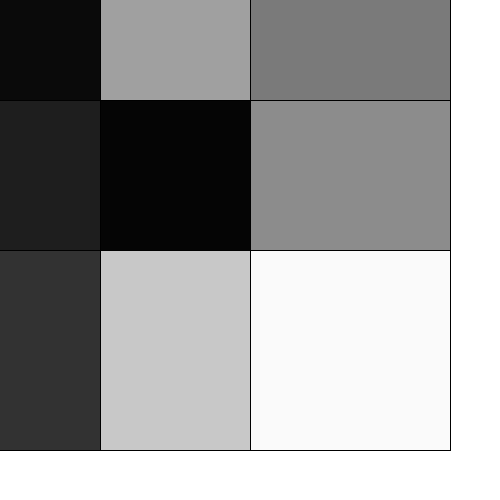
Frame 1 (no input)
Frame 60 (the mouse pressed at the canvas centre just before this capture): identical to frame 1, image omitted
Frame 120 (the mouse held since frame 60 and released just before this capture): identical to frame 1, image omitted

The Processing sketch that drew this single still picture (run headless with seeded random() and noise(); from frame 60 on, the mouse is pressed at the canvas centre):

// Processing sketch: processing_152133
// ── processing_152133.pde

  int num = 3;
// setup function -- called once when the program begins
void setup() {

  // set the display window to size 500 x 500 pixels
  size(500, 500);
  // set the background colour to white
  background(255);
  // set the rectangle mode to draw from the centre with a specified radius
  rectMode(RADIUS);
  int array1[] = new int [10]; // new array of integers with ten elements
  for (int i = 0; i < 10; ++i){
    array1[i] = i * 2;
    int array2[] = array1;
    array1[0] = 100;
    println("Array 1 value ",i, " is ", array1[i]);
    println("Array 2 value ",i, " is ", array2[i]);
  }
}

 //draw function -- called continuously while the program is running
void draw() {
  int num = 3;// hardcode for simplicity 
  int gap =  50;//hardcode for simplicity 
  
  // calculate the size of each square for the given number of squares and gap between them
  // from a previous week
  float cellsize = ( width - (num + 1) * gap ) / (float)num;

  // declare and allocate space for the array
  //float greys[] = new float[9]; // nine elements - to 8 // one method
  float greys [] = { 10, 30, 50, 160, 5, 200, 122, 140, 250 }; // another method
  // draw grid
  for (int i=0; i<num; i++) {
      for (int j=0; j<num; j++) {
          fill( greys[ i*3 + j ] );
          drawRectangle(greys, i, j, gap, width, cellsize); 
      } // end for
  } // end for
}

void drawRectangle(float [] greys, int i, int j, float gap, float width, float cellsize) {
    rect(gap * (i+1) + cellsize * i, gap * (j+1) + cellsize * j, cellsize, cellsize);
}
